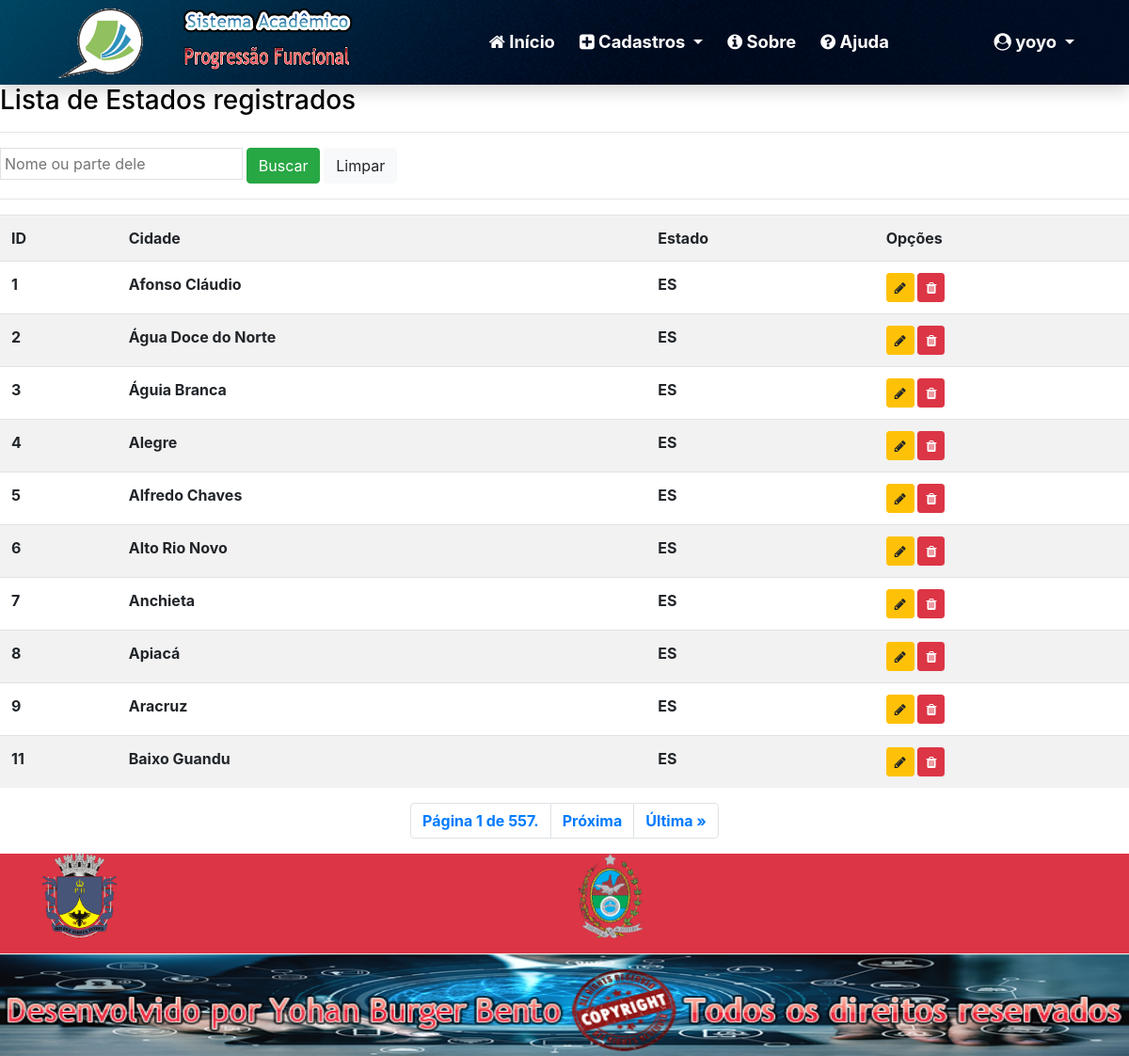
The page /listar/cidades/ (signed in) on the database its author committed.
### cadastros/models.py (models this page shows, shortened)
class Cidade(models.Model):
    nome = models.CharField(max_length=50)
    estado = models.ForeignKey(Estado, on_delete=models.PROTECT)

class Estado(models.Model):
    nome = models.CharField(max_length=50)
    uf = models.CharField(max_length=2, verbose_name='UF')
    def __str__(self):
        return "{}".format(self.uf)

### cadastros/views.py (the view)
# urls.py: path('listar/cidades/', CidadeList.as_view(), name="listar-cidade"),
class CidadeList(LoginRequiredMixin, ListView):
    login_url = reverse_lazy('login')
    model = Cidade
    template_name = 'cadastros/listas/cidades.html'
    paginate_by = 10
    def get_queryset(self):
        txt_nome = self.request.GET.get('nome')
        if txt_nome:
            cidades = Cidade.objects.filter(nome__icontains=txt_nome)
        else:
            cidades = Cidade.objects.all()
        return cidades

### cadastros/templates/cadastros/listas/cidades.html (shortened to what this page needs)
{% extends 'paginas/modelo-ifpr.html' %}
{% load static %}
{% block conteudo %}
<h3>
    Lista de Estados registrados
</h3>
<hr>
<form action="?" method="GET">
    <input type="text" name="nome" id="" value="{{ request.GET.nome }}" class="p-1 border" autocomplete="off"
        placeholder="Nome ou parte dele">
    <button type="submit" class="btn btn-success">Buscar</button>
    <a href="{% url 'listar-cidade' %}" class="btn btn-light">Limpar</a>
</form>
<hr>
<div class="table-responsive">
    <table class="table table-striped">
        <tr>
            <th>ID</th>
            <th>Cidade</th>
            <th>Estado</th>
            <th>Opções</th>
        </tr>
        {% for object in object_list %}
        <tr>
            <td>{{ object.id }}</td>
            <td>{{ object.nome }}</td>
            <td>{{ object.estado }}</td>
            <td>
                <a href="" class="btn btn-warning btn-sm" title="Editar">
                    <i class="fa fa-pencil" aria-hidden="true"></i>
                </a>
                <a href="{% url 'excluir-cidade' object.id %}" class="btn btn-danger btn-sm" title="Excluir">
                    <i class="fa fa-trash" aria-hidden="true"></i>
                </a>
            </td>
        </tr>
        {% empty %}
        <tr>
            <td colspan="4">Nenhuma cidade registrada.</td>
        </tr>
        {% endfor %}
    </table>
    <ul class="pagination justify-content-center">
        <li class="page-item">
            <span class="page-link">Página {{ page_obj.number }} de {{ page_obj.paginator.num_pages }}.</span>
        </li>
        {% if page_obj.has_next %}
            {% if request.GET.nome %}
                <li class="page-item"><a class="page-link" href="?page={{ page_obj.next_page_number }}&nome={{request.GET.nome}}">Próxima</a></li>
                <li class="page-item"><a class="page-link" href="?page={{ page_obj.paginator.num_pages }}&nome={{request.GET.nome}}">Última &raquo;</a></li>
            {% else %}
                <li class="page-item"><a class="page-link" href="?page={{ page_obj.next_page_number }}">Próxima</a></li>
                <li class="page-item"><a class="page-link" href="?page={{ page_obj.paginator.num_pages }}">Última &raquo;</a></li>
            {% endif %}
        {% endif %}
    </ul>
</div>
{% endblock %}

### paginas/templates/paginas/modelo-ifpr.html (shortened to what this page needs)
{% load static %}
<!doctype html>
<html lang="pt-br" class="h-100">
<head>
    <link href="{% static 'css/bootstrap.min.css' %}" rel="stylesheet">
    <link href="{% static 'css/font-awesome.min.css' %}" rel="stylesheet">
    <link href="{% static 'css/ifpr.css' %}" rel="stylesheet">
    <link rel="stylesheet" type="text/css" href="https://cdn.datatables.net/v/bs4/dt-1.10.22/datatables.min.css" />
</head>
<body class="d-flex flex-column h-100">
    <main role="main" class="flex-shrink-0">
        {% block menu %}
<nav class="navbar navbar-expand-lg navbar-dark font-115 shadow"
    style="background-image: url('{% static 'img/bgteste.png' %}'); background-size: cover; background-position: center;">
            <div class="container">
                <a class="navbar-brand" href="#">
                    <img src="{% static 'img/sistemaacademico.png' %}" height="80" alt="40">
                </a>
                <div class="collapse navbar-collapse" id="navbarNavDropdown">
                    <ul class="navbar-nav mr-auto">
                        <li class="nav-item">
                            <a class="nav-link" href="{% url 'index' %}">
                                <i class="fa fa-home" aria-hidden="true"></i>
                                Início
                            </a>
                        </li>
                        {% if request.user.is_authenticated %}
                        <li class="nav-item dropdown">
                            <a class="nav-link dropdown-toggle text-white" href="#" id="navbarDropdownMenuLink"
                                role="button" data-toggle="dropdown" aria-haspopup="true" aria-expanded="false">
                                <i class="fa fa-plus-square" aria-hidden="true"></i>
                                Cadastros
                            </a>
                        </li>
                        {% endif %}
                        <li class="nav-item ">
                            <a class="nav-link" href="{% url 'sobre' %}">
                                <i class="fa fa-info-circle" aria-hidden="true"></i>
                                Sobre
                            </a>
                        </li>
                        <li class="nav-item ">
                            <a class="nav-link" href="#">
                                <i class="fa fa-question-circle" aria-hidden="true"></i>
                                Ajuda
                            </a>
                        </li>
                    </ul>
                    <ul class="navbar-nav">
                        {% if request.user.is_authenticated %}
                        <li class="nav-item dropdown">
                            <a class="nav-link dropdown-toggle text-white" href="#" id="navbarDropdownMenuLink"
                                role="button" data-toggle="dropdown" aria-haspopup="true" aria-expanded="false">
                                <i class="fa fa-user-circle" aria-hidden="true"></i>
                                <span id="username">{{ request.user }}</span>
                            </a>
                        </li>
                        {% endif %}
                    </ul>
                </div>
            </div>
        </nav>
        {% endblock %}
    {% block conteudo %}{% endblock %}
    </main>
    <footer class="mt-auto">
        {% block rodape-links %}
        <div class="container-fluid bg-danger text-warning">
            <div class="container" heigth="100%">
                <div class="row">
                    <div class="col-sm">
                        <ul class="list-unstyled">
                            <img src="{% static 'img/emblemapetropolis.png' %}" height="90" alt="">
                        </ul>
                    </div>
                    <div class="col-sm">
                        <img src="{% static 'img/emblemarj.png' %}" height="90" alt="">
                    </div>
                </div>
            </div>
        </div>
        {% endblock %}
        {% block rodape %}
                    <img src="{% static 'img/desenvolvido por Yohan.fw.png' %}" height="109" width="100%" class="float-left" alt="">
            {% endblock %}
    </footer>
</body>
</html>

### static/css/ifpr.css (style rules this page uses)
.font-115 { font-size: 115%; }
.navbar { padding: 0 !important; }
.navbar .navbar-brand { padding-left: 10px; }
.navbar a.nav-link { color: white !important; }
.navbar .nav-item { padding: 3px 5px; }
table td { max-width: 300px; }

### rows shown on the page
Cidade: id "1", nome "Afonso Cláudio", estado "ES"
Cidade: id "2", nome "Água Doce do Norte", estado "ES"
Cidade: id "3", nome "Águia Branca", estado "ES"
Cidade: id "4", nome "Alegre", estado "ES"
Cidade: id "5", nome "Alfredo Chaves", estado "ES"
Cidade: id "6", nome "Alto Rio Novo", estado "ES"
Cidade: id "7", nome "Anchieta", estado "ES"
Cidade: id "8", nome "Apiacá", estado "ES"
Cidade: id "9", nome "Aracruz", estado "ES"
Cidade: id "11", nome "Baixo Guandu", estado "ES"

### other values the page prints
{{ request.user }} "yoyo"
{{ page_obj.number }} "1"
{{ page_obj.paginator.num_pages }} "557"
